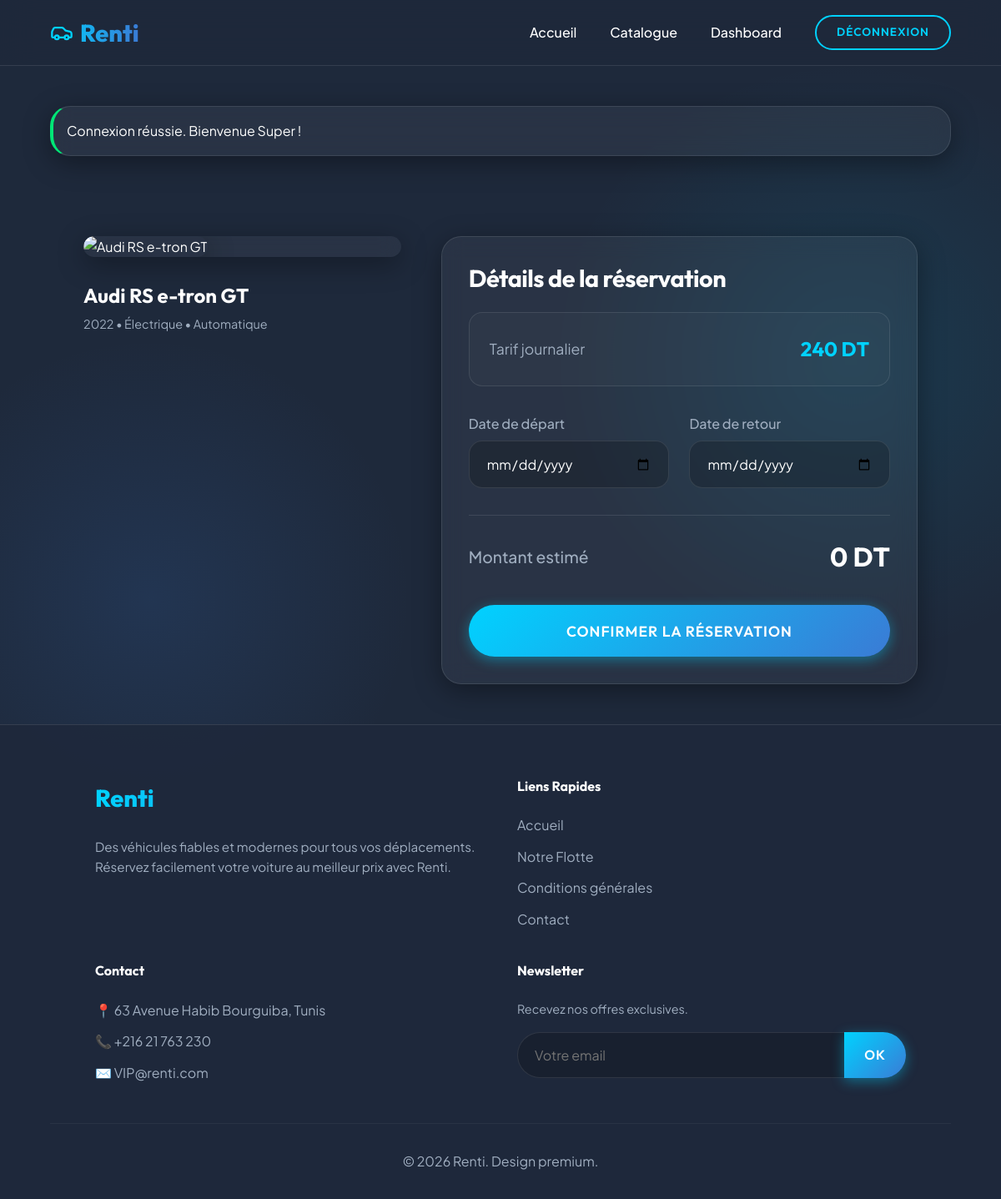
/index.php?c=Reservation&a=create&id_vehicule=6 (signed in), run on the app's committed database.
### tables this page shows
CREATE TABLE vehicules (
    id INT AUTO_INCREMENT PRIMARY KEY,
    marque VARCHAR(100) NOT NULL,
    modele VARCHAR(100) NOT NULL,
    annee INT NOT NULL,
    carburant VARCHAR(50) NOT NULL,
    boite_vitesse VARCHAR(50) NOT NULL,
    description TEXT,
    image_url VARCHAR(255) DEFAULT 'default.jpg',
    tarif_jour DECIMAL(10,2) NOT NULL,
    statut ENUM('disponible', 'reserve', 'maintenance') DEFAULT 'disponible',
    date_ajout DATETIME DEFAULT CURRENT_TIMESTAMP
);

### controllers/ReservationController.php (called while the page is built, shortened)
<?php
require_once 'core/Controller.php';
class ReservationController extends Controller {
    public function create() {
        $id_vehicule = $_GET['id_vehicule'];
        $vehicleModel = $this->model('Vehicle');
        $vehicule = $vehicleModel->findById($id_vehicule);
        $this->view('reservations/create', ['vehicule' => $vehicule]);
    }
}
?>

### config/database.php (called while the page is built)
<?php
class Database {
    private static $instance = null;
    private $pdo;
    private $host = "localhost";
    private $dbname = "location_voiture";
    private $username = "root";
    private $password = "";
    private function __construct() {
        try {
            $this->pdo = new PDO("mysql:host={$this->host};dbname={$this->dbname};charset=utf8", $this->username, $this->password);
            $this->pdo->setAttribute(PDO::ATTR_ERRMODE, PDO::ERRMODE_EXCEPTION);
            $this->pdo->setAttribute(PDO::ATTR_DEFAULT_FETCH_MODE, PDO::FETCH_ASSOC);
        } catch(PDOException $e) {
            die("Erreur de connexion à la base de données : " . $e->getMessage());
        }
    }
    public static function getInstance() {
        if (!self::$instance) {
            self::$instance = new Database();
        }
        return self::$instance;
    }
    public function getConnection() {
        return $this->pdo;
    }
}
?>

### core/Model.php (called while the page is built, shortened)
<?php
require_once 'config/database.php';
abstract class Model {
    public function __construct() {
        $this->db = Database::getInstance()->getConnection();
    }
}
?>

### models/Vehicle.php (called while the page is built, shortened)
<?php
require_once 'core/Model.php';
class Vehicle extends Model {
    public function findById($id) {
        $stmt = $this->db->prepare("SELECT * FROM vehicules WHERE id = :id");
        $stmt->execute(['id' => $id]);
        return $stmt->fetch();
    }
}
?>

### views/reservations/create.php (the view, shortened to what this page needs)
<?php include 'views/header.php'; ?>
<div class="container fade-in" style="display: flex; justify-content: center; align-items: flex-start; min-height: 70vh; padding-top: 2rem;">
    <div style="display: flex; gap: 3rem; flex-wrap: wrap; width: 100%; max-width: 1000px;">
        <div style="flex: 1; min-width: 300px;">
            <div class="card" style="padding: 0; border: none; margin-bottom: 2rem;">
                <img src="<?= htmlspecialchars($vehicule['image_url']) ?>" alt="<?= htmlspecialchars($vehicule['marque'] . ' ' . $vehicule['modele']) ?>" style="width: 100%; height: auto; border-radius: var(--border-radius-lg); box-shadow: var(--shadow-glass);" onerror="this.src='https://images.unsplash.com/photo-1503376762362-7a2c6c9966b6?w=600'">
            </div>
            <div>
                <h3 style="margin-bottom: 0.5rem; font-size: 1.5rem;"><?= htmlspecialchars($vehicule['marque'] . ' ' . $vehicule['modele']) ?></h3>
                <p style="color: var(--text-muted); font-size: 0.9rem; margin-bottom: 1rem;"><?= htmlspecialchars($vehicule['annee']) ?> • <?= htmlspecialchars($vehicule['carburant']) ?> • <?= htmlspecialchars($vehicule['boite_vitesse']) ?></p>
            </div>
        </div>
        <div style="flex: 1.5; min-width: 350px;">
            <div class="card">
                <div class="card-body">
                    <h2 style="margin-bottom: 1.5rem; font-size: 1.8rem;">Détails de la réservation</h2>
                    <div style="background: rgba(255,255,255,0.02); padding: 1.5rem; border-radius: var(--border-radius); border: 1px solid var(--surface-border); margin-bottom: 2rem; display: flex; justify-content: space-between; align-items: center;">
                        <span style="color: var(--text-muted); font-size: 1.1rem;">Tarif journalier</span>
                        <span style="color: var(--primary-color); font-family: 'Outfit', sans-serif; font-weight: 700; font-size: 1.5rem;"><?= number_format($vehicule['tarif_jour'], 0, ',', ' ') ?> DT</span>
                    </div>
                    <form method="POST" action="index.php?c=Reservation&a=create&id_vehicule=<?= $vehicule['id'] ?>" data-validate="true">
                        <div style="display: grid; grid-template-columns: 1fr 1fr; gap: 1.5rem; margin-bottom: 2rem;">
                            <div class="form-group" style="margin-bottom: 0;">
                                <label for="date_debut">Date de départ</label>
                                <input type="date" id="date_debut" name="date_debut" required min="<?= date('Y-m-d') ?>">
                            </div>
                            <div class="form-group" style="margin-bottom: 0;">
                                <label for="date_fin">Date de retour</label>
                                <input type="date" id="date_fin" name="date_fin" required min="<?= date('Y-m-d') ?>">
                            </div>
                        </div>
                        <div style="margin-bottom: 2rem; padding-top: 1.5rem; border-top: 1px solid var(--surface-border); display: flex; justify-content: space-between; align-items: center;">
                            <span style="font-size: 1.2rem; font-weight: 500; color: var(--text-muted);">Montant estimé</span>
                            <span id="montant_estime" style="font-family: 'Outfit', sans-serif; font-size: 2rem; font-weight: 700; color: #fff;">0 DT</span>
                        </div>
                        <button type="submit" class="btn btn-primary" style="width: 100%; padding: 1.2rem; font-size: 1.1rem;">Confirmer la réservation</button>
                    </form>
                </div>
            </div>
        </div>
    </div>
</div>
<?php include 'views/footer.php'; ?>

### assets/css/style.css (style rules this page uses)
:root { --primary-color: #00d2ff; --primary-dark: #3a7bd5; --secondary-color: #1e293b; --surface-color: rgba(255, 255, 255, 0.05); --surface-border: rgba(255, 255, 255, 0.1); --text-primary: #ffffff; --text-muted: #a0aec0; --danger-color: #ff4b4b; --success-color: #00e676; --warning-color: #ffb74d; --shadow-glass: 0 8px 32px 0 rgba(0, 0, 0, 0.37); --shadow-glow: 0 0 20px rgba(0, 210, 255, 0.3); --border-radius-lg: 24px; --border-radius: 16px; --border-radius-sm: 8px; --transition: all 0.4s cubic-bezier(0.25, 0.8, 0.25, 1); }
* { margin: 0; padding: 0; box-sizing: border-box; }
body { font-family: 'Plus Jakarta Sans', sans-serif; background-color: var(--secondary-color); background-image: radial-gradient(circle at 15% 50%, rgba(58, 123, 213, 0.15), transparent 25%), radial-gradient(circle at 85% 30%, rgba(0, 210, 255, 0.1), transparent 25%); color: var(--text-primary); line-height: 1.6; min-height: 100vh; display: flex; flex-direction: column; }
h1, h2, h3, h4, h5, h6 { font-family: 'Outfit', sans-serif; font-weight: 700; color: var(--text-primary); margin-bottom: 1rem; line-height: 1.2; }
h2 { font-size: 2.5rem; letter-spacing: -0.5px; }
h3 { font-size: 1.75rem; }
.container { width: 90%; max-width: 1280px; margin: 0 auto; padding: 3rem 0; }
.btn { display: inline-flex; align-items: center; justify-content: center; gap: 0.5rem; padding: 0.875rem 2rem; border-radius: 50px; font-family: 'Outfit', sans-serif; font-weight: 600; font-size: 1rem; cursor: pointer; border: none; transition: var(--transition); text-transform: uppercase; letter-spacing: 1px; }
.btn-primary { background: linear-gradient(135deg, var(--primary-color), var(--primary-dark)); color: #fff; box-shadow: 0 4px 15px rgba(0, 210, 255, 0.4); }
.card { background: var(--surface-color); backdrop-filter: blur(12px); -webkit-backdrop-filter: blur(12px); border: 1px solid var(--surface-border); border-radius: var(--border-radius-lg); box-shadow: var(--shadow-glass); overflow: hidden; transition: var(--transition); position: relative; }
.card::before { content: ''; position: absolute; top: 0; left: -100%; width: 50%; height: 100%; background: linear-gradient(to right, transparent, rgba(255,255,255,0.05), transparent); transform: skewX(-20deg); transition: 0.7s; }
.card-body { padding: 2rem; }
.form-group { margin-bottom: 1.5rem; }
label { display: block; margin-bottom: 0.5rem; font-weight: 500; color: var(--text-muted); }
input[type="text"], input[type="email"], input[type="password"], input[type="number"], input[type="date"], select, textarea { width: 100%; padding: 1rem 1.25rem; background: rgba(0, 0, 0, 0.2); border: 1px solid var(--surface-border); border-radius: var(--border-radius); color: var(--text-primary); font-family: inherit; font-size: 1rem; transition: var(--transition); }

### data on the page
vehicules: marque+modele "Audi RS e-tron GT", annee "2022", carburant "Électrique", boite_vitesse "Automatique", tarif_jour "240"

### other printed values
$_SESSION['flash']['message'] "Connexion réussie. Bienvenue Super !"
